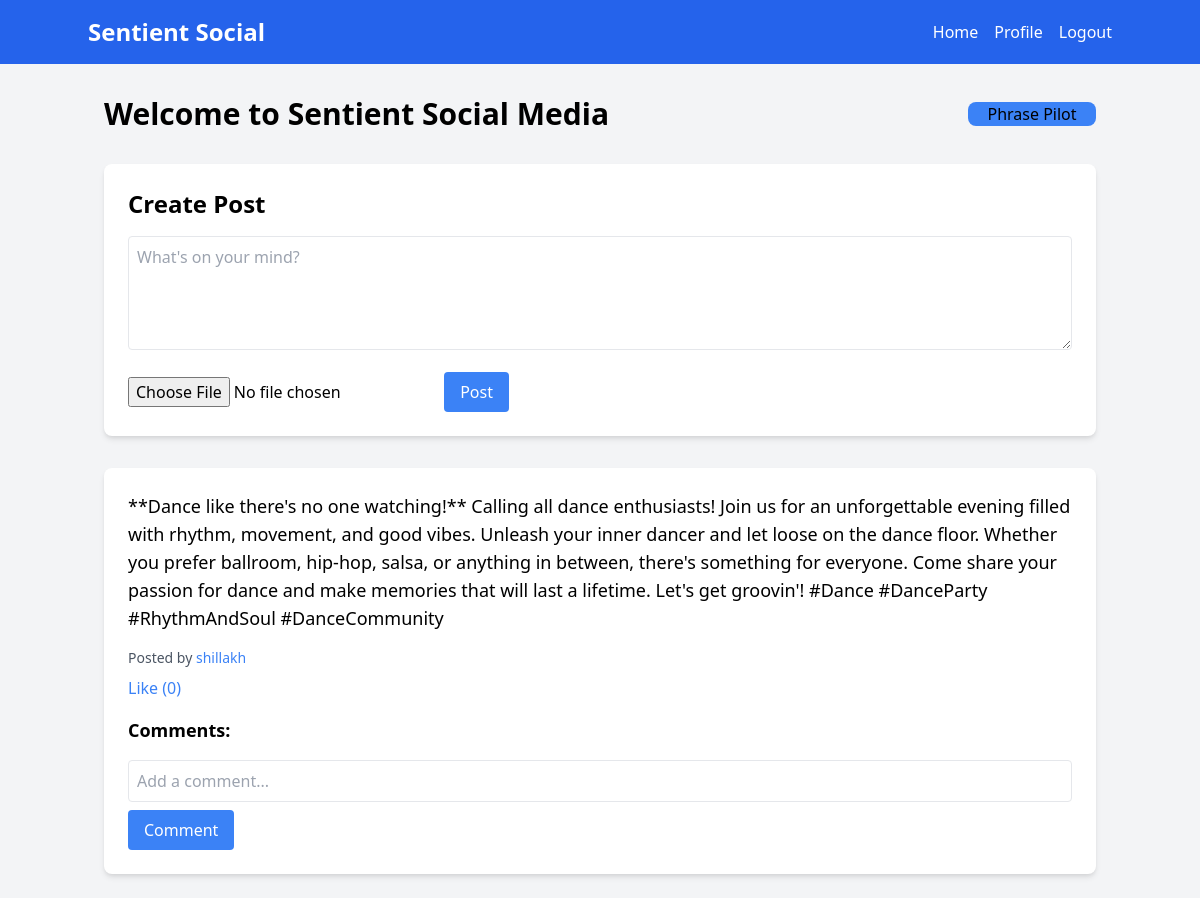
Screenshot of / (signed in) with the database file from the repository.
### app.py (models this page shows, shortened)
class Post(db.Model):
    id = db.Column(db.Integer, primary_key=True)
    content = db.Column(db.String(500), nullable=False)
    user_id = db.Column(db.Integer, db.ForeignKey('user.id'), nullable=False)
    media_url = db.Column(db.String(255))
    media_type = db.Column(db.String(10))
    timestamp = db.Column(db.DateTime, default=datetime.utcnow, index=True)
    likes = db.relationship('Like', backref='post', cascade='all, delete-orphan')
    comments = db.relationship('Comment', backref='post', cascade='all, delete-orphan')

class User(db.Model):
    id = db.Column(db.Integer, primary_key=True)
    username = db.Column(db.String(80), unique=True, nullable=False)
    password = db.Column(db.String(120), nullable=False)
    posts = db.relationship('Post', backref='author', lazy='dynamic')
    profile_picture = db.Column(db.String(255), default='default_profile.jpg')
    followed = db.relationship(
        'User', secondary=followers,
        primaryjoin=(followers.c.follower_id == id),
        secondaryjoin=(followers.c.followed_id == id),
        backref=db.backref('followers', lazy='dynamic'), lazy='dynamic')

### app.py (the view)
@app.route('/')
def index():
    if g.user is None:
        return redirect(url_for('login'))
    posts = Post.query.order_by(Post.id.desc()).all()
    return render_template('index.html', posts=posts)

### app.py (called while the page is built)
@app.before_request
def load_user():
    g.user = None
    if 'user_id' in session:
        g.user = User.query.get(session['user_id'])

@app.context_processor
def inject_user():
    return dict(current_user=g.user)

### templates/index.html (shortened to what this page needs)
{% extends "base.html" %}
{% block content %}
    <div class="flex items-center justify-between mb-8">
        <h1 class="text-3xl font-bold">Welcome to Sentient Social Media</h1>
        <button class='border-transparent w-32 rounded-lg bg-blue-500'>
            <a href='https://phrasepilot.onrender.com'>Phrase Pilot</a>
        </button>
    </div>
    <div class="bg-white p-6 rounded-lg shadow-md mb-8">
        <h2 class="text-2xl font-semibold mb-4">Create Post</h2>
        <form action="{{ url_for('create_post') }}" method="post" enctype="multipart/form-data" class="space-y-4">
            <textarea name="content" rows="4" class="w-full p-2 border rounded" placeholder="What's on your mind?"></textarea>
            <input type="file" name="media" accept="image/*,video/*">
            <button type="submit" class="bg-blue-500 text-white px-4 py-2 rounded hover:bg-blue-600">Post</button>
        </form>
    </div>
    {% for post in posts %}
        <div class="bg-white p-6 rounded-lg shadow-md mb-6">
            <p class="text-lg mb-4">{{ post.content }}</p>
            <p class="text-sm text-gray-600 mb-2">Posted by <a href="{{ url_for('profile', username=post.author.username) }}" class="text-blue-500 hover:underline">{{ post.author.username }}</a></p>
            <form action="{{ url_for('like_post', post_id=post.id) }}" method="post" class="inline">
                <button type="submit" class="text-blue-500 hover:underline">Like ({{ post.likes|length }})</button>
            </form>
            <h3 class="text-lg font-semibold mt-4 mb-2">Comments:</h3>
            <form action="{{ url_for('comment_post', post_id=post.id) }}" method="post" class="mt-4">
                <input type="text" name="content" class="w-full p-2 border rounded" placeholder="Add a comment...">
                <button type="submit" class="mt-2 bg-blue-500 text-white px-4 py-2 rounded hover:bg-blue-600">Comment</button>
            </form>
        </div>
    {% endfor %}
{% endblock %}

### rows the page displays
Post: content "**Dance like there's no one watching!** Calling all dance enthusiasts! Join us for an unforgettable evening filled with rhythm, movement, and good vibes. Unleash your inner dancer and let loose on the dance floor. Whether you prefer ballroom, hip-hop, salsa, or anything in between, there's something for everyone. Come share your passion for dance and make memories that will last a lifetime. Let's get groovin'! #Dance #DanceParty #RhythmAndSoul #DanceCommunity", author.username "shillakh", likes|length "0"
